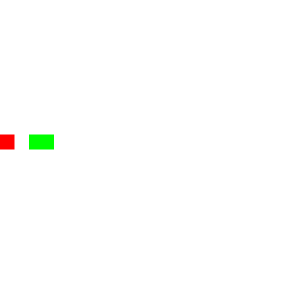
Frame 1 (no input)
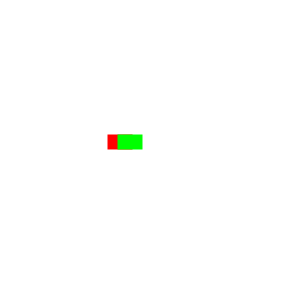
Frame 60 (the mouse pressed at the canvas centre just before this capture)
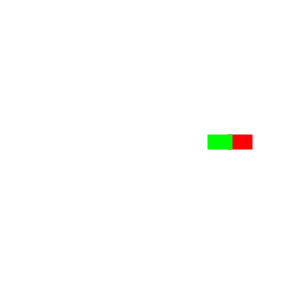
Frame 120 (the mouse held since frame 60 and released just before this capture)

The Processing sketch that drew these frames (run headless with seeded random() and noise(); from frame 60 on, the mouse is pressed at the canvas centre):

// Processing sketch: cars
// ── cars.pde
Car myCar1;
Car myCar2;

void setup() {
  size(300, 300);
  noStroke();
  myCar1 = new Car(color(255, 0, 0), 0, (height - 15)/2, 2);
  myCar2 = new Car(color(0, 255, 0), 40, (height - 15)/2, 1.5);
}

void draw() {
  background(255);
  myCar1.drive();
  myCar2.drive();
  myCar1.display();
  myCar2.display();
}

// ── car.pde
class Car {
  color c;
  float xpos;
  float ypos;
  float xspeed;
  
  Car(color tempC, float tempXpos, float tempYpos, float tempXspeed) {
    c = tempC;
    xpos = tempXpos;
    ypos = tempYpos;
    xspeed = tempXspeed;
  }
  
  void display() {
    fill(c);
    rectMode(CENTER);
    rect(xpos, ypos, 25, 15);
  }
  
  void drive() {
    xpos = xpos + xspeed;
    if(xpos > width) {
      xpos = -20;
    }
  }
}
